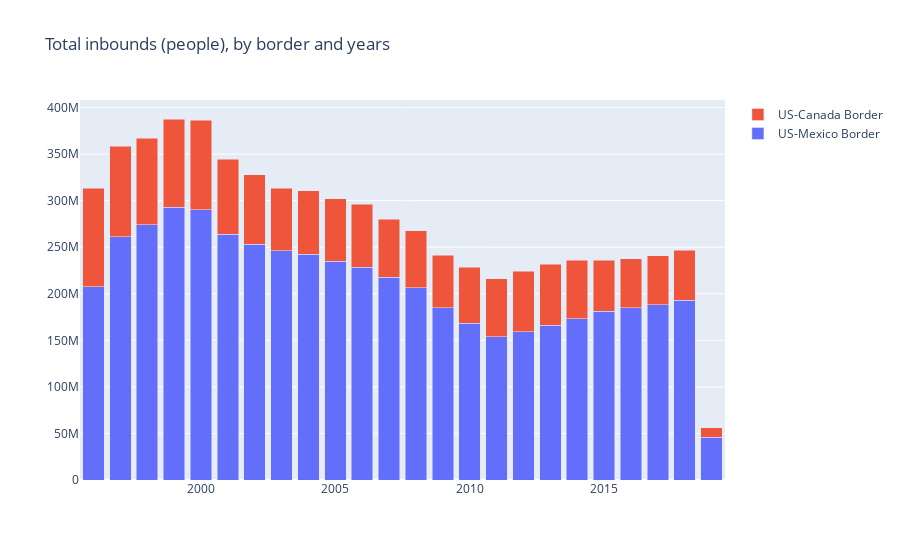

The notebook cell this image was saved under:
### Code cell
fig = go.Figure(go.Bar(x = yrs, y = val_MEX, name='US-Mexico Border'))
fig.add_trace(go.Bar(x = yrs, y = val_CAN, name='US-Canada Border'))

fig.update_layout(title = 'Total inbounds (people), by border and years', barmode='stack', xaxis={'categoryorder':'category ascending'})
fig.show()

### Figure 1 — Plotly figure (JSON) as saved in the notebook; plotly's stock layout.template omitted (floating-point values rounded to 4 significant figures)
{"data": [{"name": "US-Mexico Border", "type": "bar", "x": [1996, 1997, 1998, 1999, 2000, 2001, 2002, 2003, 2004, 2005, 2006, 2007, 2008, 2009, 2010, 2011, 2012, 2013, 2014, 2015, 2016, 2017, 2018, 2019], "y": [207586832, 261050472, 274125727, 293109831, 290368364, 263992857, 253240235, 246120241, 242422023, 235084672, 228715214, 217482762, 206301125, 184765055, 168347492, 153706850, 159061181, 166151041, 173260603, 181281186, 185155513, 187965778, 192913686, 46064494]}, {"name": "US-Canada Border", "type": "bar", "x": [1996, 1997, 1998, 1999, 2000, 2001, 2002, 2003, 2004, 2005, 2006, 2007, 2008, 2009, 2010, 2011, 2012, 2013, 2014, 2015, 2016, 2017, 2018, 2019], "y": [105762398, 97570223, 93097261, 94573669, 95776909, 80433778, 74539094, 67092234, 68215987, 67205812, 67264835, 62765526, 61561658, 56625807, 59885377, 62319454, 65137704, 65436148, 62648209, 54892052, 52500249, 52736731, 54032240, 9791121]}], "layout": {"barmode": "stack", "title": {"text": "Total inbounds (people), by border and years"}, "xaxis": {"categoryorder": "category ascending"}}}
